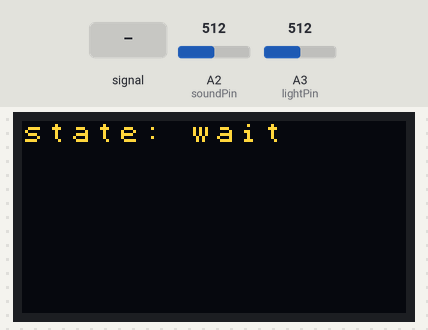
This sketch was run on a simulated Arduino Uno, built with avr-gcc and run on an emulated ATmega328P. On the bench: 128×64 one-colour display. The inputs (shaded band) are chosen by the test bench; at power-on: A3 (lightPin) = 512, A2 (soundPin) = 512. The OLED is the two-colour kind (top 16 rows yellow).

Above: at 1.2 s.
1.3 s: A2 (soundPin) fed a 200 Hz sine of ±81 counts around its level
3.5 s: A3 (lightPin) set to 582
5.1 s: A3 (lightPin) set to 619
Timing chart, 0 to 8.1 s (numbered marks = the images above; inputs shaded):
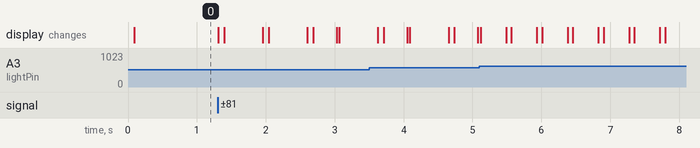

The sketch:

exercise2.ino
```cpp
/*
 * Exercise 2: Train Crossing
 *
 */
#include <Arduino.h>
#include <U8x8lib.h>
U8X8_SSD1306_128X64_NONAME_HW_I2C u8x8(/* reset=*/ U8X8_PIN_NONE);

// U8X8_SSD1306_128X64_NONAME_SW_I2C u8x8(/* clock=*/ SCL, /* data=*/ SDA, /* reset=*/ U8X8_PIN_NONE);   // OLEDs without Reset of the Display

const int soundPin = A2;                // address of sound sensor (connected to analog pin 2)
const int lightPin = A3;                // address of light sensor (connected to analog pin 3)
int soundValue = 0;                     // variable to hold the analog value coming from the sound sensor
int lightValue = 0;                     // variable to hold the analog value coming from the light sensor
const int soundThreshold = 550;         // found this value by looking at the serial plotter
const int lightThreshold = 600;         // found this value by looking at the serial plotter

int current_state = 0;                   // keeps track of the current state

void setup(void) {
  //u8x8.setBusClock(100000);  // If you breakout other modules, please enable this line
  u8x8.begin(); // to start using the screen
  u8x8.setFlipMode(1);

  pinMode(soundPin, INPUT); // initialize digital pin 2 as an input
  pinMode(lightPin, INPUT); // intitialize analog pin 3 as an input

  // code used to find thresholds
  //Serial.begin(9600); // opens serial port, sets data rate to 9600 bps
}

void loop(void) {
  u8x8.setFont(u8x8_font_chroma48medium8_r);
  switch (current_state) {
  case 0: // wait state
    u8x8.clearLine(1);
    u8x8.setCursor(0, 0);
    u8x8.print("state: wait");
    soundValue = analogRead(soundPin); // reads the input on analog pin A2 (value between 0 and 1023)
    lightValue = analogRead(lightPin); // reads the input on analog pin A3 (value between 0 and 1023)
    if (lightValue > lightThreshold){ // train is approaching
      u8x8.clearLine(1);
      u8x8.setCursor(0, 1);
      u8x8.print("output: lowerGate");
      current_state = 0;
    }else if (soundValue > soundThreshold){ // train is leaving
      u8x8.clearLine(1);
      u8x8.setCursor(0, 1);
      u8x8.print("output: raiseGate");
      current_state = 0;
    }
    break;
  default:
    break;
  }
  // code used to find thresholds
  //soundValue = analogRead(soundPin); // reads the input on analog pin A2 (value between 0 and 1023)
  //lightValue = analogRead(lightPin); // reads the input on analog pin A3 (value between 0 and 1023)
  //Serial.print("x:"); Serial.print(soundValue); Serial.print("  ");
  //Serial.print("y:"); Serial.println(lightValue);
  //delay(10); // delay 10 milliseconds before the next reading
}
```
